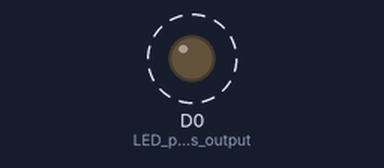
Simulated run of this sketch. Board: ESP8266 (NodeMCU). Parts: output pins drawn as LEDs (lit = HIGH). Dashed ring = blinking.

Above: at 0.2 s.
Timing chart, 0 to 3.0 s (numbered marks = the images above):
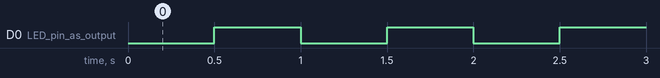

The sketch:

nodemcu_onboard_LED_blink.ino
```cpp
// NodeMCU has two controllable onboard LEDS

// Onboard LED number 1 - at far side of microusb port is called `LED_BUILTIN` (predefined alias, value is `2`)
// Onboard LED number 2 - near the microusb port is called `D0` (predefined alias), value is `16`)

// Note: the LED are

// #define LED_BUILTIN D0  // Led in NodeMCU at pin GPIO16 (D0).
void setup() {
  pinMode(D0, OUTPUT);  // LED pin as output.
}

void loop() {
  digitalWrite(D0, LOW);   // turn the LED off.(Note that LOW is the voltage level but actually
                           //the LED is on; this is because it is acive low on the ESP8266.
  delay(500);              // wait for 1 second.
  digitalWrite(D0, HIGH);  // turn the LED on.
  delay(500);              // wait for 1 second.
}
```

Measured:
- by itself, D0 (LED_pin_as_output): alternates HIGH for 0.50 s and LOW for 0.50 s
